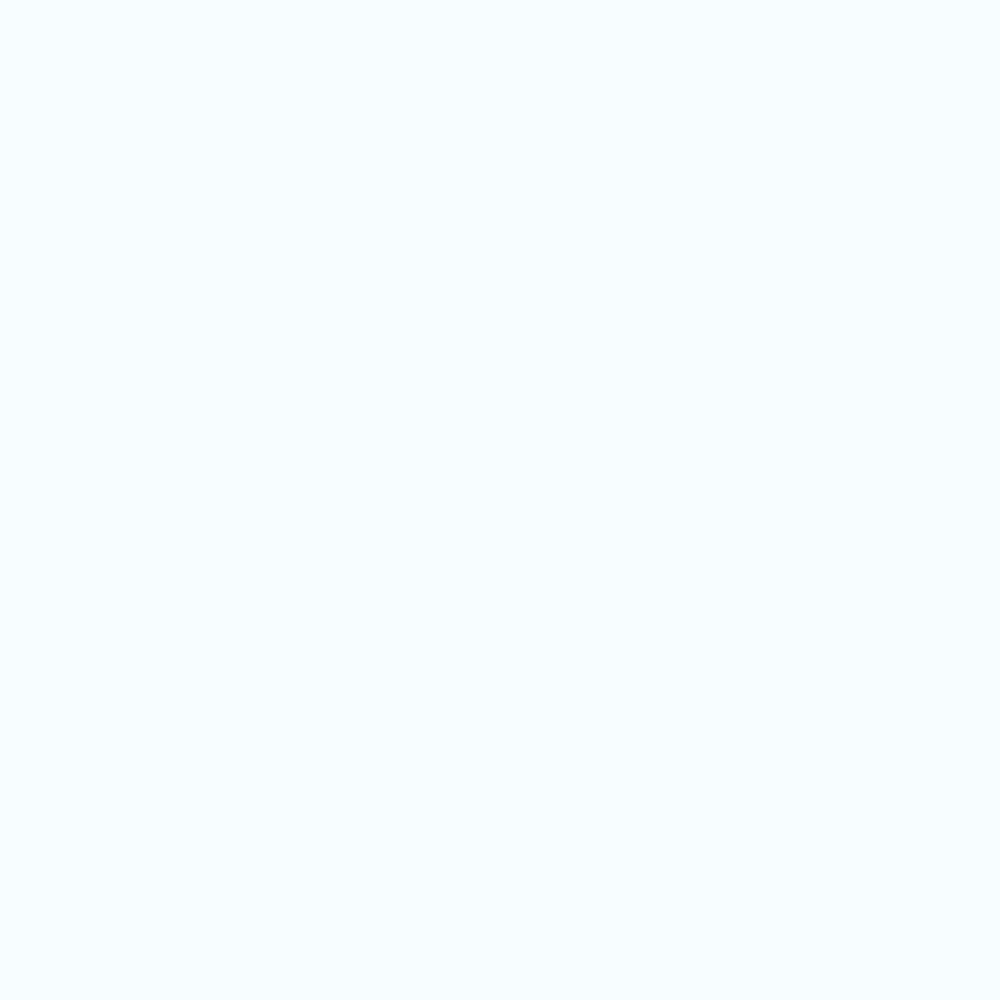
Frame 1 (no input)
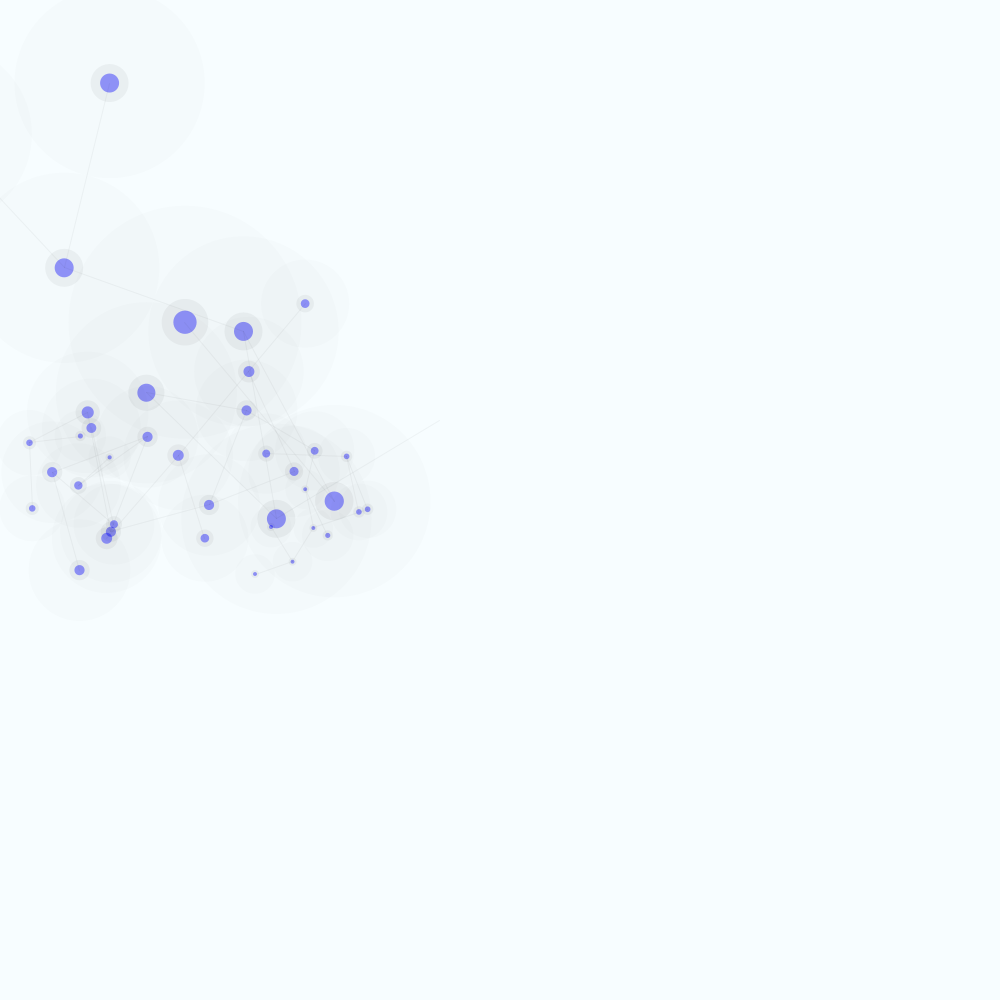
Frame 60 (the mouse pressed at the canvas centre just before this capture)
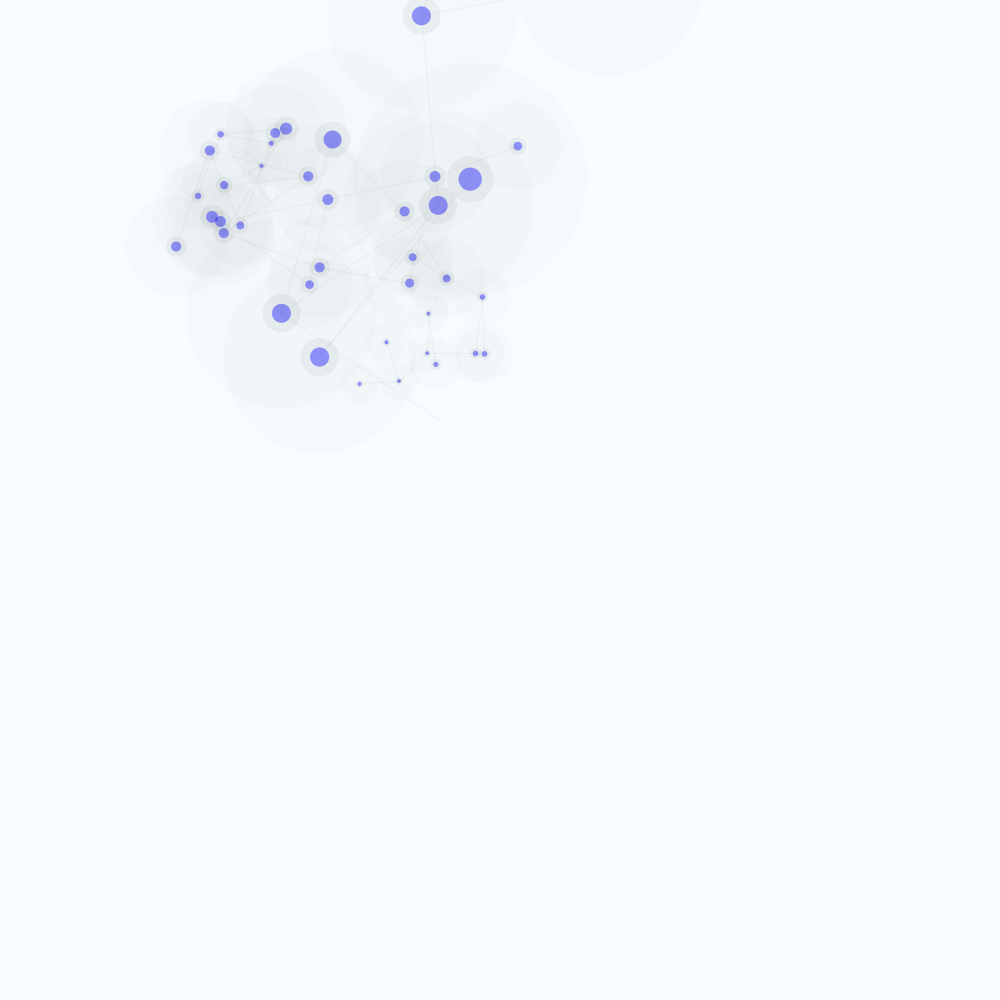
Frame 120 (the mouse held since frame 60 and released just before this capture)

The Processing sketch that drew these frames (run headless with seeded random() and noise(); from frame 60 on, the mouse is pressed at the canvas centre):

// Processing sketch: processing_94511
// ── processing_94511.pde

ArrayList nodes;
float cx;
float cy;

void setup(){
  size(1000,1000);
  background(247,253,255);
  smooth();
  frameRate(30);
  
  nodes = new ArrayList();

  new Node(1,500,500,20,null);
}


void draw(){
  
  background(247,253,255);
  /*
  // Calculate Center of Mass, or whatever...
  float tx = 0;
  float ty = 0;
  int i;
  
  for(i = 0; i < nodes.size(); i++){
    Node s = (Node) nodes.get(i);
    tx += s.x;
    ty += s.y;
    
    // Let's make em animate at the same time, eh?
    
    
    
    if(s.u == true){
      s.offset += .1;
    } else {
      s.offset -= .1;
    }
    
    if(s.offset >= 5){
      s.u = false;
    } else if (s.offset <= -5){
      s.u = true;
    }
    
    s.render();
    
  }
  
  tx /= i;
  ty /= i;
  
  cx = tx;
  cy = ty;
  */
  for(int i = 0; i < nodes.size(); i++){
    Node s = (Node) nodes.get(i);
    if(s.p != null){
      s.ox = s.p.x;
      s.oy = s.p.y;
      s.x = cos(s.r + s.o)*s.d + s.ox;
      s.y = sin(s.r + s.o)*s.d + s.oy;
      s.o += s.s*.0005;
      s.render();
    }
  }
  
  // Randomly select a Node, and have it do its thing.
  
  Node n = (Node) nodes.get(floor(random(nodes.size())));
  if(n.depleted == false){
    n.generate();
  } else {
  }
}

class Node {
  
  boolean u = true;
  float ox;
  float oy;
  float x;
  float y;
  int state;
  float offset;
  float s;
  float o;
  float r;
  float d;
  Node p;
  boolean depleted = false;
  
  Node (int sstate,float sx,float sy,float ss,Node sp) {
    nodes.add(this);
    state = sstate;
    if (sp != null) {
      p = sp;
    }
    r = radians(random(360));//radians(nodes.size()*15-90);
    ox = sx;
    oy = sy;
    s = ss;
    d = s * 5;//100;
    x = round(cos(r)*d + ox);
    y = round(sin(r)*d + oy);
    
    render();
  }
  
  void render(){
    if(nodes.size() > 2){
      noStroke();
      fill(0,0,0,11);
      ellipse(x,y,s,s);
      fill(0,0,0,3);
      ellipse(x,y,s*5,s*5);
      fill(0,0,255,100);
      ellipse(x,y,(s+offset)/2,(s+offset)/2);
      stroke(0,0,0,10);
      line(ox,oy,x,y);
    }
  }
  
  void generate(){
    if(nodes.size() > 40){
      return;
    }
    switch(state){
      case 1:
        new Node(2,x,y,s+random(40)-20,this);
        break;
      case 2:
        new Node(1,x,y,s+random(10)-5,this);
        new Node(2,x,y,s,this);
        break;
    }
    depleted = true;
  }
  
}

void mousePressed(){
  save("render.bmp");
}
